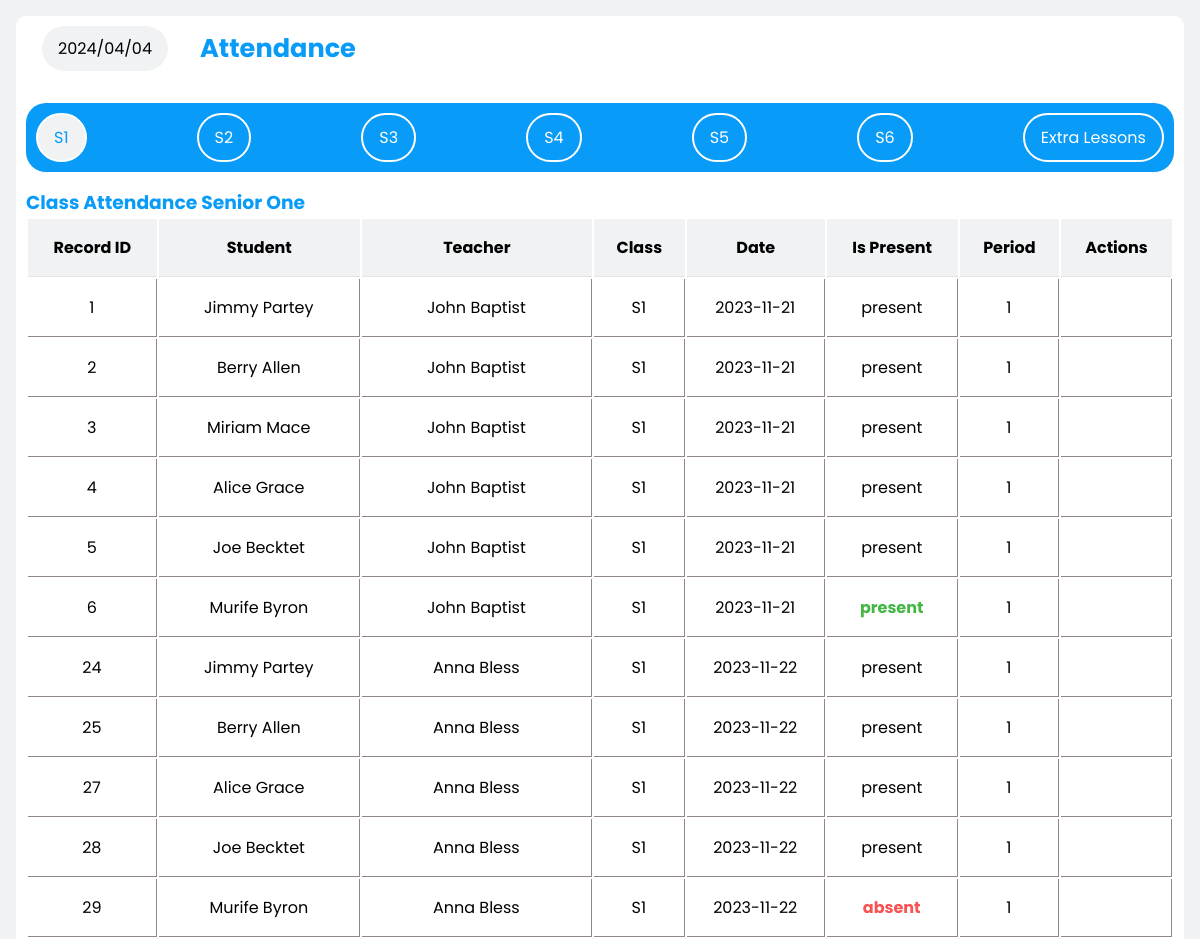
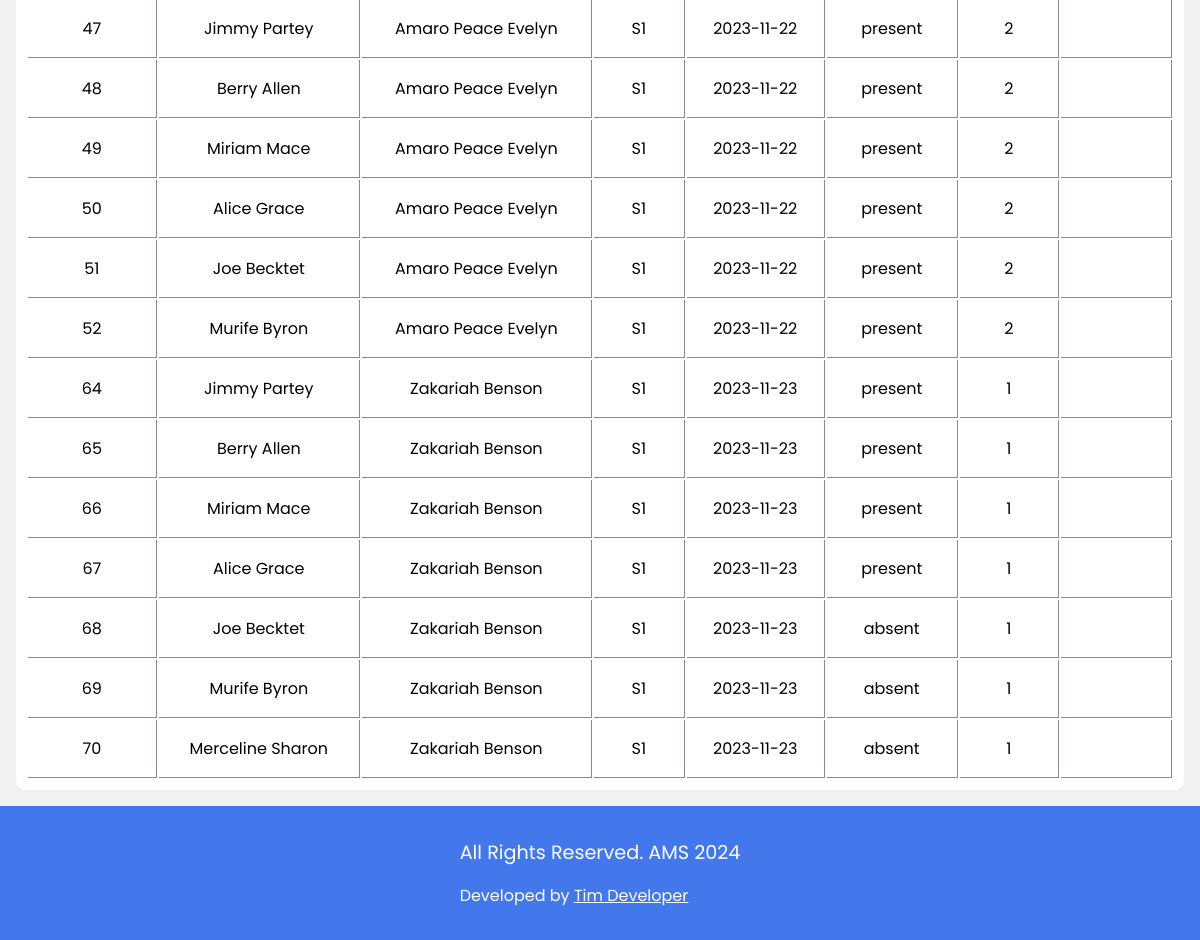
Page /admin_account/View-attendance.php (signed in) on the committed database (2 pictures, top to bottom).
### tables this page shows
CREATE TABLE IF NOT EXISTS `attendancerecords` (
  `RecordID` int NOT NULL AUTO_INCREMENT,
  `StudentID` int NOT NULL,
  `TeacherID` int NOT NULL,
  `SubjectID` int NOT NULL,
  `ClassID` int NOT NULL,
  `Date` date NOT NULL,
  `IsPresent` varchar(50) NOT NULL,
  `Period` int NOT NULL,
  PRIMARY KEY (`RecordID`)
);

CREATE TABLE IF NOT EXISTS `students` (
  `StudentID` int NOT NULL AUTO_INCREMENT,
  `image` varchar(200) NOT NULL,
  `FirstName` varchar(50) NOT NULL,
  `LastName` varchar(50) NOT NULL,
  `ClassID` int NOT NULL,
  `DateOfBirth` date NOT NULL,
  `Gender` varchar(7) NOT NULL,
  `Address` varchar(50) NOT NULL,
  `ContactNumber` varchar(15) DEFAULT NULL,
  `Email` varchar(50) DEFAULT NULL,
  `password` varchar(200) NOT NULL,
  `username` varchar(50) NOT NULL,
  PRIMARY KEY (`StudentID`)
);

CREATE TABLE IF NOT EXISTS `teachers` (
  `TeacherID` int NOT NULL AUTO_INCREMENT,
  `Image` varchar(200) NOT NULL,
  `Firstname` varchar(50) NOT NULL,
  `Lastname` varchar(50) NOT NULL,
  `ContactNumber` varchar(15) NOT NULL,
  `Email` varchar(50) NOT NULL,
  `SubjectID` int NOT NULL,
  `password` varchar(200) NOT NULL,
  `username` varchar(50) NOT NULL,
  PRIMARY KEY (`TeacherID`)
);

CREATE TABLE IF NOT EXISTS `classes` (
  `ClassID` int NOT NULL AUTO_INCREMENT,
  `ClassName` varchar(50) NOT NULL,
  `Year` int NOT NULL,
  `ClassTeacherID` int NOT NULL,
  PRIMARY KEY (`ClassID`)
);

### functions.php (called while the page is built, shortened)
<?php
include "connection.php";
function getAttendanceRecordsS1AdminAcc()
{
    global $conn;
    $sql = "SELECT
    ar.*,
    s.FirstName,
    s.LastName,
    t.Firstname,
    t.Lastname,
    c.ClassName
    FROM `attendancerecords` as ar
    JOIN `students` AS s ON ar.StudentID = s.StudentID
    JOIN `teachers` AS t ON ar.TeacherID = t.TeacherID
    JOIN `classes` AS c on ar.ClassID = c.ClassID
    WHERE c.ClassID = 1";
    $result = mysqli_query($conn, $sql);
    $attendanceArray = [];
    if (mysqli_num_rows($result) > 0) {
        while ($row = mysqli_fetch_array($result)) {
            $attendanceArray[] = $row;
        }
        return $attendanceArray;
    } else {
        return false;
    }
}

### admin_account/View-attendance.php (the view, shortened to what this page needs)
<?php
include "../connection.php";
include "../functions.php";
?>
<!DOCTYPE html>
<html lang="en">
<head>
    <link rel="stylesheet" href="../styles.css">
</head>
<body>
    <div class="view-activity">
        <div class="container">
            <div class="top">
                <div class="west">
                    <div class="date">
                        <?php echo date("Y/m/d") ?>
                    </div>
                    <h3 style="margin-left: 1rem; font-size: 1.6rem; color: var(--color-primary);">Attendance</h3>
                </div>
            </div>
            <nav class="viewATTadminTab">
                <a class="active" href="../admin_account/View-attendance.php">S1</a>
                <a href="../admin_account/s2.php">S2</a>
                <a href="../admin_account/s3.php">S3</a>
                <a href="../admin_account/s4.php">S4</a>
                <a href="../admin_account/s5.php">S5</a>
                <a href="../admin_account/s6.php">S6</a>
                <a href="../admin_account/extra.php">Extra Lessons</a>
            </nav>
            <section class="adminSection" id="s1">
                <h3 style="color: var(--color-primary);">Class Attendance Senior One</h3>
                <?php
                if (getAttendanceRecordsS1AdminAcc() == false) { ?>
                    <div class="empty">
                        <p>Attendance Has not yet been recorded for this class</p>
                    </div>
                <?php } else { ?>
                    <table>
                        <tr>
                            <th>Record ID</th>
                            <th>Student</th>
                            <th>Teacher</th>
                            <th>Class</th>
                            <th>Date</th>
                            <th>Is Present</th>
                            <th>Period</th>
                            <th colspan="2">Actions</th>
                        </tr>
                        <?php
                        $attendance = getAttendanceRecordsS1AdminAcc();
                        foreach ($attendance as $attend) :
                        ?>
                            <tr>
                                <td><?php echo $attend['RecordID'] ?></td>
                                <td><?php echo $attend['FirstName'] . ' ' . $attend['LastName'] ?></td>
                                <td><?php echo $attend['Firstname'] . ' ' . $attend['Lastname'] ?></td>
                                <td><?php echo $attend['ClassName'] ?></td>
                                <td><?php echo $attend['Date'] ?></td>
                                    <?php $status =  $attend['IsPresent'];
                                    $cssClass= "";
                                    if($status == "present") {
                                        $cssClass = "present";
                                    }elseif($status == "absent") {
                                        $cssClass = "absent";
                                    }
                                    echo '<td class="' . $cssClass . '">';
                                    echo $attend['IsPresent'];
                                    echo '</td>';
                                 ?>
                                <td><?php echo $attend['Period'] ?></td>
                                <td>
                                    <form method="post" onsubmit="return confirm('Are you sure you want to delete this record?');">
                                    </form>
                                </td>
                            </tr>
                        <?php endforeach; ?>
                    </table><?php }
                            ?>
            </section>
        </div>
    </div>
    <?php include "../footer.php"; ?>
</body>
</html>

### styles.css (style rules this page uses)
* { margin: 0; border: 0; padding: 0; box-sizing: border-box; font-family: 'Poppins', sans-serif; }
a { text-decoration: none; }
:root { --box-shadow: 0 10px 1rem rgba(205, 231, 238, 0.5); --color-bg: #4378ec; --background: #f0f2f3; --color-white: #ffffff; --color-primary: #099BF8; --color-text-muted: #9e9292; --color-bg-secondary: #779be9; --pending-cards-bg: #d2dffc; --darker-tint_1: #5E3494; }
.student_acc #home .container .att_td td, th { text-align: center; padding: 1rem; border-bottom: 1px solid rgb(231, 226, 226); }
.container { width: 85%; border-radius: 10px; background-color: var(--color-white); padding: 10px; }
.view-activity { padding: 1rem; display: flex; width: 100%; gap: 1rem; justify-content: space-between; background-color: var(--background); overflow: hidden; position: relative; }
.view-activity .container { background-color: var(--color-white); border-radius: 10px; padding: 10px; width: 100%; }
.view-activity .container .top { width: 100%; display: flex; justify-content: space-between; align-items: center; }
.view-activity .container .top .west { gap: 1rem; display: flex; align-items: center; }
.view-activity .container .top .west .date { border-radius: 50px; background-color: #f0f2f3; padding: 10px 1rem; }
.viewATTadminTab { width: 100%; background-color: var(--color-primary); border-radius: 20px; padding: 10px; display: flex; justify-content: space-between; align-items: center; margin-top: 2rem; }
.viewATTadminTab a { border: 2px solid var(--color-white); background: none; padding: 10px 1rem; border-radius: 50px; color: var(--color-white); transition: all 0.3s ease; }
.viewATTadminTab a.active { background-color: var(--background); color: var(--color-primary); }
.adminSection { width: 100%; margin-top: 1rem; }
.adminSection table { width: 100%; }
.adminSection table tr th { background-color: var(--background); padding: 1rem; }
.adminSection table tr td { border-right: 1px solid rgb(145, 135, 135); border-bottom: 1px solid rgb(145, 135, 135); text-align: center; padding: 1rem; }
.present { color: rgb(68, 182, 68); cursor: pointer; font-weight: bold; }
.absent { color: rgb(250, 82, 82); cursor: pointer; font-weight: bold; }

### rows in the picture
attendancerecords: RecordID "1", StudentID.FirstName "Jimmy", StudentID.LastName "Partey", TeacherID.Firstname "John", TeacherID.Lastname "Baptist", ClassID.ClassName "S1", Date "2023-11-21", IsPresent "present", Period "1"
attendancerecords: RecordID "2", StudentID.FirstName "Berry", StudentID.LastName "Allen", TeacherID.Firstname "John", TeacherID.Lastname "Baptist", ClassID.ClassName "S1", Date "2023-11-21", IsPresent "present", Period "1"
attendancerecords: RecordID "3", StudentID.FirstName "Miriam", StudentID.LastName "Mace", TeacherID.Firstname "John", TeacherID.Lastname "Baptist", ClassID.ClassName "S1", Date "2023-11-21", IsPresent "present", Period "1"
attendancerecords: RecordID "4", StudentID.FirstName "Alice", StudentID.LastName "Grace", TeacherID.Firstname "John", TeacherID.Lastname "Baptist", ClassID.ClassName "S1", Date "2023-11-21", IsPresent "present", Period "1"
attendancerecords: RecordID "5", StudentID.FirstName "Joe", StudentID.LastName "Becktet", TeacherID.Firstname "John", TeacherID.Lastname "Baptist", ClassID.ClassName "S1", Date "2023-11-21", IsPresent "present", Period "1"
attendancerecords: RecordID "6", StudentID.FirstName "Murife", StudentID.LastName "Byron", TeacherID.Firstname "John", TeacherID.Lastname "Baptist", ClassID.ClassName "S1", Date "2023-11-21", IsPresent "present", Period "1"
attendancerecords: RecordID "24", StudentID.FirstName "Jimmy", StudentID.LastName "Partey", TeacherID.Firstname "Anna", TeacherID.Lastname "Bless", ClassID.ClassName "S1", Date "2023-11-22", IsPresent "present", Period "1"
attendancerecords: RecordID "25", StudentID.FirstName "Berry", StudentID.LastName "Allen", TeacherID.Firstname "Anna", TeacherID.Lastname "Bless", ClassID.ClassName "S1", Date "2023-11-22", IsPresent "present", Period "1"
attendancerecords: RecordID "27", StudentID.FirstName "Alice", StudentID.LastName "Grace", TeacherID.Firstname "Anna", TeacherID.Lastname "Bless", ClassID.ClassName "S1", Date "2023-11-22", IsPresent "present", Period "1"
attendancerecords: RecordID "28", StudentID.FirstName "Joe", StudentID.LastName "Becktet", TeacherID.Firstname "Anna", TeacherID.Lastname "Bless", ClassID.ClassName "S1", Date "2023-11-22", IsPresent "present", Period "1"
attendancerecords: RecordID "29", StudentID.FirstName "Murife", StudentID.LastName "Byron", TeacherID.Firstname "Anna", TeacherID.Lastname "Bless", ClassID.ClassName "S1", Date "2023-11-22", IsPresent "absent", Period "1"
attendancerecords: RecordID "47", StudentID.FirstName "Jimmy", StudentID.LastName "Partey", TeacherID.Firstname "Amaro", TeacherID.Lastname "Peace Evelyn", ClassID.ClassName "S1", Date "2023-11-22", IsPresent "present", Period "2"
attendancerecords: RecordID "48", StudentID.FirstName "Berry", StudentID.LastName "Allen", TeacherID.Firstname "Amaro", TeacherID.Lastname "Peace Evelyn", ClassID.ClassName "S1", Date "2023-11-22", IsPresent "present", Period "2"
attendancerecords: RecordID "49", StudentID.FirstName "Miriam", StudentID.LastName "Mace", TeacherID.Firstname "Amaro", TeacherID.Lastname "Peace Evelyn", ClassID.ClassName "S1", Date "2023-11-22", IsPresent "present", Period "2"
attendancerecords: RecordID "50", StudentID.FirstName "Alice", StudentID.LastName "Grace", TeacherID.Firstname "Amaro", TeacherID.Lastname "Peace Evelyn", ClassID.ClassName "S1", Date "2023-11-22", IsPresent "present", Period "2"
attendancerecords: RecordID "51", StudentID.FirstName "Joe", StudentID.LastName "Becktet", TeacherID.Firstname "Amaro", TeacherID.Lastname "Peace Evelyn", ClassID.ClassName "S1", Date "2023-11-22", IsPresent "present", Period "2"
attendancerecords: RecordID "52", StudentID.FirstName "Murife", StudentID.LastName "Byron", TeacherID.Firstname "Amaro", TeacherID.Lastname "Peace Evelyn", ClassID.ClassName "S1", Date "2023-11-22", IsPresent "present", Period "2"
attendancerecords: RecordID "64", StudentID.FirstName "Jimmy", StudentID.LastName "Partey", TeacherID.Firstname "Zakariah", TeacherID.Lastname "Benson", ClassID.ClassName "S1", Date "2023-11-23", IsPresent "present", Period "1"
attendancerecords: RecordID "65", StudentID.FirstName "Berry", StudentID.LastName "Allen", TeacherID.Firstname "Zakariah", TeacherID.Lastname "Benson", ClassID.ClassName "S1", Date "2023-11-23", IsPresent "present", Period "1"
attendancerecords: RecordID "66", StudentID.FirstName "Miriam", StudentID.LastName "Mace", TeacherID.Firstname "Zakariah", TeacherID.Lastname "Benson", ClassID.ClassName "S1", Date "2023-11-23", IsPresent "present", Period "1"
attendancerecords: RecordID "67", StudentID.FirstName "Alice", StudentID.LastName "Grace", TeacherID.Firstname "Zakariah", TeacherID.Lastname "Benson", ClassID.ClassName "S1", Date "2023-11-23", IsPresent "present", Period "1"
attendancerecords: RecordID "68", StudentID.FirstName "Joe", StudentID.LastName "Becktet", TeacherID.Firstname "Zakariah", TeacherID.Lastname "Benson", ClassID.ClassName "S1", Date "2023-11-23", IsPresent "absent", Period "1"
attendancerecords: RecordID "69", StudentID.FirstName "Murife", StudentID.LastName "Byron", TeacherID.Firstname "Zakariah", TeacherID.Lastname "Benson", ClassID.ClassName "S1", Date "2023-11-23", IsPresent "absent", Period "1"
attendancerecords: RecordID "70", StudentID.FirstName "Merceline", StudentID.LastName "Sharon", TeacherID.Firstname "Zakariah", TeacherID.Lastname "Benson", ClassID.ClassName "S1", Date "2023-11-23", IsPresent "absent", Period "1"
